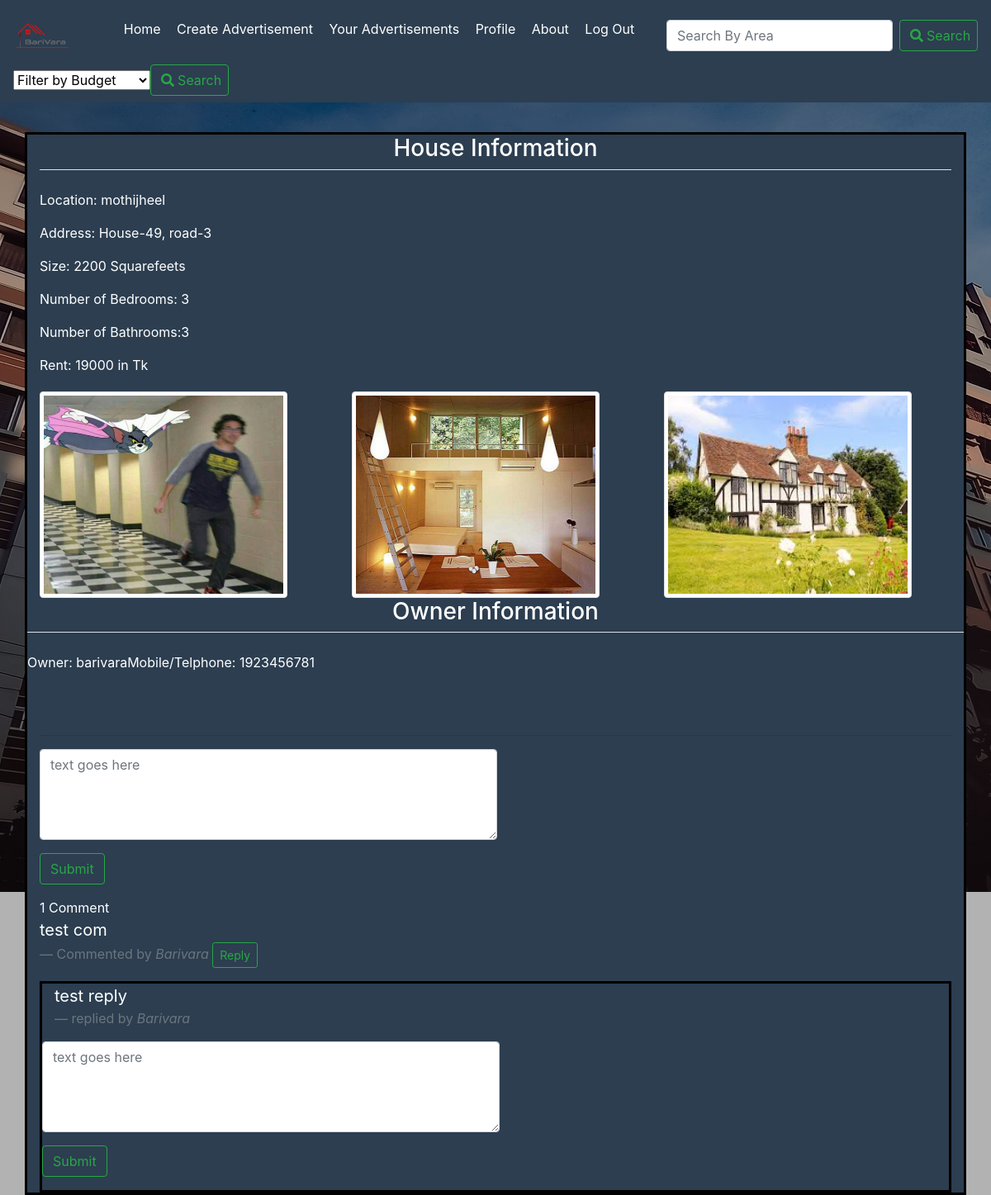
The page /BariVara/advertisement_details/5/ on the database its author committed.
### BariVara/models.py (models this page shows, shortened)
class advertisements(models.Model):
    PLACE=[
        ('mothijheel', 'Mothijheel'),
        ('bonosree', 'Bonosree'),
        ('mirpur', 'Mirpur'),
        ('khilgao', 'Khilgao'),
        ('gulshan', 'Gulshan'),
        ('badda', 'Badda'),
        ('uttora', 'Uttora'),
        ('banani', 'Banani'),
    ]
    place=models.CharField(max_length=30,choices=PLACE)
    address=models.CharField(max_length=50)
    bedroom=models.PositiveSmallIntegerField()
    bathroom=models.PositiveSmallIntegerField()
    rent=models.PositiveIntegerField()
    size=models.PositiveIntegerField()
    date_posted=models.DateTimeField(default=timezone.now)
    owner= models.ForeignKey(User,on_delete=models.CASCADE)
    number=models.PositiveIntegerField(null=True)

class images(models.Model):
    advertisement=models.ForeignKey(advertisements,on_delete=models.CASCADE)
    image=models.ImageField(upload_to='house_pics/',blank=True, null=True)

class Comment(models.Model):
    advertisement=models.ForeignKey(advertisements,on_delete=models.CASCADE)
    user=models.ForeignKey(User,on_delete=models.CASCADE)
    reply = models.ForeignKey('Comment' , null=True , related_name = "replies" , on_delete = models.CASCADE)
    content=models.TextField(max_length=200)
    timestamp=models.DateTimeField(auto_now_add=True)

### BariVara/views.py (the view)
# urls.py: path('advertisement_details/<int:id>/', views.advertisement_details, name='advertisement_details'),
def advertisement_details(request,id):
    advertisement = get_object_or_404(advertisements, id=id)
    Comments=Comment.objects.filter(advertisement=advertisements.objects.get(id=id) , reply = None)
    if request.method=='POST':
        form=commentForm(request.POST or None)
        if form.is_valid():
            content=request.POST.get('content')
            print(content)
            reply_id = request.POST.get('comment_id')
            print(reply_id)
            comment_qs = None
            if reply_id:
                comment_qs = Comment.objects.get(id=reply_id)
            comment=Comment.objects.create(advertisement=advertisements.objects.get(id=id),user=request.user,content=content , reply = comment_qs)
            print(content)
            comment.save()
            return HttpResponseRedirect(advertisement.get_absolute_url())
    else:
        form=commentForm()
    context={
        'advertisement':advertisements.objects.get(id=id),
        'comments':Comments,
        'form':form,
        }
    return render(request,'BariVara/advertisement_details.html',context)

### BariVara/forms.py
class commentForm(forms.ModelForm):
	content = forms.CharField(label="" , widget = forms.Textarea(attrs={'class': 'form-control' , 'placeholder': 'text goes here' , 'rows':'4' , 'cols': '50'}))
	class Meta:
		model = Comment
		fields = ('content',)

### BariVara/templates/BariVara/advertisement_details.html (shortened to what this page needs)
{% extends "BariVara/Base.html" %}
{% block content %}
   <div class="container">
         <legend class="border-bottom mb-4 text-center"><h3>House Information</h3></legend>
         <p>Location: {{ advertisement.place}}</p>
         <p>Address: {{ advertisement.address}}</p>
         <p>Size: {{ advertisement.size}} Squarefeets</p>
         <p>Number of Bedrooms: {{ advertisement.bedroom}}</p>
         <p>Number of Bathrooms:{{ advertisement.bathroom}}</p>
         <p>Rent: {{ advertisement.rent}} in Tk</p>
         <div class = "row gallery">
         {% for p in advertisement.images_set.all %}
            <div class="col-md -3">
               <img src="{{ p.image.url }}" width="50%" height="auto" alt="images" class="img-thumbnail">
            </div>
         {% endfor %}
         <legend class="border-bottom mb-4 text-center"><h3>Owner Information</h3></legend>
         <p>Owner: {{ advertisement.owner}}</p>
         <p>Mobile/Telphone: {{ advertisement.number}}</p>
         </div>
         <br>
         <hr>
         <div class="main-commment-section">
          <div class="container-fluid mt-2">
            <div class="form-group row">
              <form action ="" method="POST">
                {{ form.as_p}}
                <input type="submit" value="Submit" class="btn btn-outline-success">
              </form>
            </div>
           </div>
            {{ comments.count }} Comment{{ comments|pluralize }}
            {% for comment in comments %}
            <blockquote class="blockquote">
               <p class="mb-0">{{ comment.content }}</p>
               <footer class="blockquote-footer">Commented by <cite title="Source Title">{{ comment.user|capfirst }}</cite>
                 <button type ="button" name="button" class ="reply-btn btn btn-outline-success btn-sm">Reply</button>
               </footer>
             </blockquote>
          <div class="replied-comments container mt-2">
              {% for reply in comment.replies.all %}
               <blockquote class="blockquote">
               <p class="mb-0">{{ reply.content }}</p>
               <footer class="blockquote-footer">replied by <cite title="Source Title">{{ reply.user|capfirst }}</cite>
               </footer>
               </blockquote>
              {% endfor %}
              <div class="form-group row">
                <form action ="" method="POST">
                  {{ form.as_p}}
                  <input type="submit" value="Submit" class="btn btn-outline-success">
                </form>
              </div>
             </div>
            {% endfor %}
         </div>
   </div>
{% endblock content %}

### BariVara/templates/BariVara/Base.html (style rules this page uses)
body { background-color: #2C3E50; background:linear-gradient(rgba(0,0,0,.3),rgba(0,0,0,.3)),url('/BariVara/static/BariVara/City5.jpg') no-repeat; }

### BariVara/templates/BariVara/advertisement_details.html (style rules this page uses)
.container { border: 3px solid black; margin-top: 3%; background-color: #2c3e50; color: white; }
.gallery { margin-top: 20px; margin-bottom: 20px; }
.img-thumbnail { height: 250px; width: 300px; }

### rows shown on the page
advertisements: place "mothijheel", address "House-49, road-3", size "2200", bedroom "3", bathroom "3", rent "19000", owner "barivara", number "1923456781"
images: image (picture)
images: image (picture)
images: image (picture)
Comment: content "test com", user "Barivara"
Comment: content "test reply", user "Barivara"

### other values the page prints
{{ comments.count }} "1"
